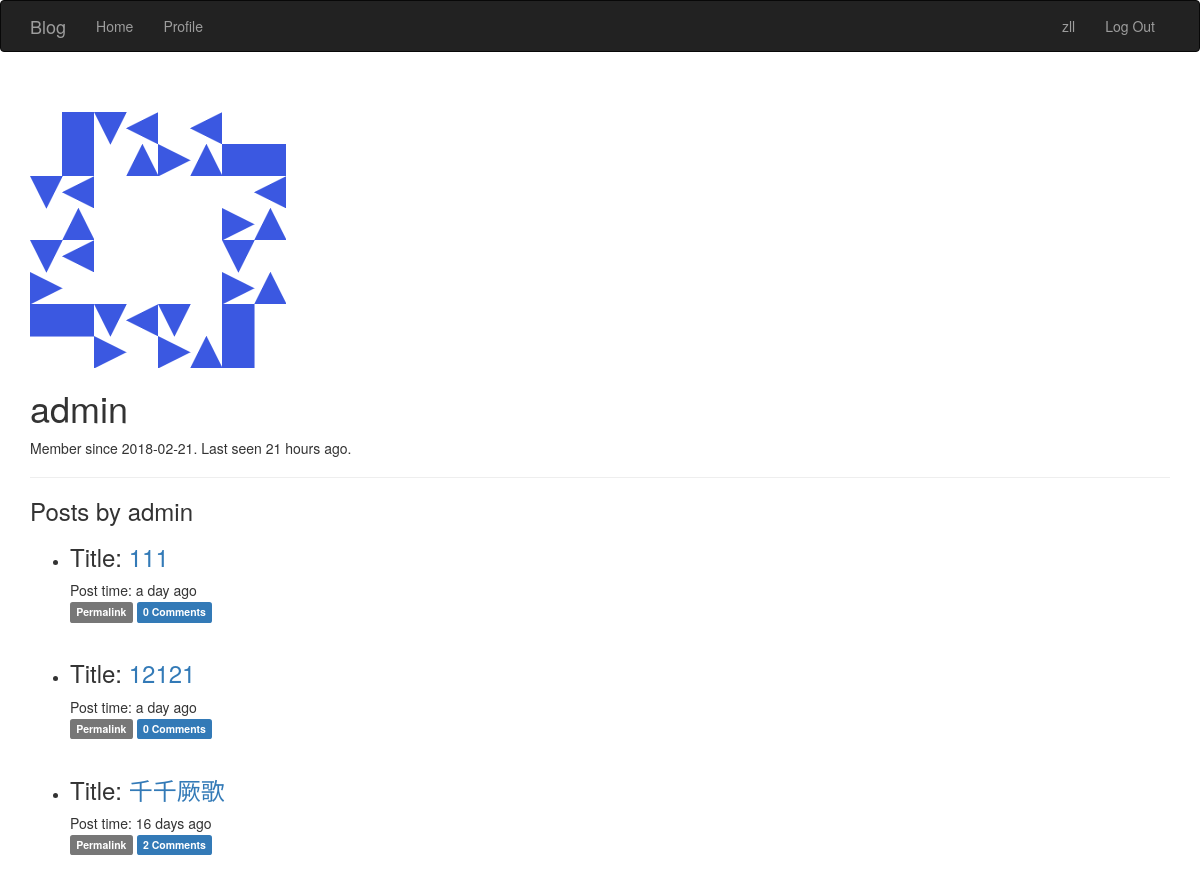
The app's page /user/admin (signed in) with its own data.
### app/models.py (models this page shows, shortened)
class User(UserMixin, db.Model):
    __tablename__ = 'users'
    id = db.Column(db.Integer, primary_key=True)
    username = db.Column(db.String(64), unique=True, index=True)
    role_id = db.Column(db.Integer, db.ForeignKey('roles.id'))
    password_hash = db.Column(db.String(128))
    email = db.Column(db.String(64), unique=True, index=True)
    posts = db.relationship('Post', backref = 'author', lazy = 'dynamic')
    avatar_hash = db.Column(db.String(32))
    name = db.Column(db.String(64))#real name
    location = db.Column(db.String(64))
    about_me = db.Column(db.Text())
    member_since = db.Column(db.DateTime(), default=datetime.utcnow)
    last_seen = db.Column(db.DateTime(), default=datetime.utcnow)
    avatar = db.Column(db.String(128), default=None)
    comments = db.relationship('Comment', backref='author', lazy='dynamic')
    def ping(self):
        self.last_seen = datetime.utcnow()
        db.session.add(self)
    def can(self, permissions):
        return self.role is not None and (self.role.permissions & permissions) == permissions
    def is_administrator(self):
        return self.can(PERMISSION.ADMIN)
    @property
    def password(self):
        raise AttributeError('password is not a readable attribute')

class Post(db.Model):
    __tablename__ = 'posts'
    id = db.Column(db.Integer, primary_key=True)
    title  = db.Column(db.String, default='this blog')
    body = db.Column(db.Text)
    timestamp = db.Column(db.DateTime, index=True, default=datetime.utcnow)
    author_id = db.Column(db.Integer, db.ForeignKey('users.id'))
    body_html = db.Column(db.Text)#保存转换后markdown文章的html代码
    comments = db.relationship('Comment', backref='post', lazy='dynamic')

### app/main/views.py (the view)
@main.route('/user/<username>')
def user(username):
    user = User.query.filter_by(username=username).first_or_404()
    posts = user.posts.order_by(Post.timestamp.desc()).all()
    return render_template('user.html',user=user, posts=posts)

### app/auth/views.py (called while the page is built)
@auth.before_app_request
def before_request():
    if current_user.is_authenticated:
        current_user.ping()

### app/main/__init__.py (called while the page is built)
@main.app_context_processor
def inject_permissions():
    return dict(Permission=PERMISSION)

### app/models.py (called while the page is built)
@login_manager.user_loader
def load_user(user_id):
    return User.query.get(int(user_id))

### app/templates/user.html (shortened to what this page needs)
{% extends "base.html" %}
{% block page_content %}
<div class="page-header">
<img class="img-rounded profile=tunmbnail" src="/static/avatar/large.png">
    <div class="profile-header">
        <h1>{{ user.username }}</h1>
        <p>Member since {{ moment(user.member_since).format('YYYY-MM-DD') }}.
            Last seen {{ moment(user.last_seen).fromNow() }}.
        </p>
    </div>
</div>
    <h3>Posts by {{ user.username }}</h3>
    <ul class="posts">
    {% for post in posts %}
    <li class="post">
        <div class="post-title">
            <h3>Title: <a href="{{ url_for('.post', id=post.id) }}">{{ post.title }} </a></h3>
        </div>
        <div class="post-content">
            <div class="post-date">Post time: {{ moment(post.timestamp).fromNow() }}</div>
            <div class="post-footer">
                <a href="{{ url_for('.post', id=post.id)}}">
                    <span class="label label-default">Permalink</span>
                    <a href="{{ url_for('.post', id=post.id) }}#comments">
                    <span class="label label-primary">{{ post.comments.count() }} Comments</span>
                    </a>
                </a>
            </div><br>
        </div>
    </li>
    {% endfor %}
</ul>
{% endblock %}

### app/templates/base.html (shortened to what this page needs)
{% extends "bootstrap/base.html" %}
{% block head %}
{{ super() }}
{% endblock %}
{% block navbar %}
<div class="navbar navbar-inverse" role="navigation">
    <div class="container">
        <div class="navbar-header">
            <a class="navbar-brand" href="/">Blog</a>
        </div>
        <div class="navbar-collapse collapse">
            <ul class="nav navbar-nav">
                <li><a href="/">Home</a></li>
                {% if current_user.is_authenticated %}
                <li><a href="{{ url_for('main.user', username=current_user.username) }}">
                    Profile</a></li>
                {% endif %}
            </ul>
            <ul class="nav navbar-nav navbar-right">
                {% if current_user.is_authenticated %}
                    <li><a href="{{ url_for('main.user', username=current_user.username) }}">{{ current_user.username }}</a></li>
                    <li><a href="{{ url_for('auth.logout') }}">Log Out</a></li>
                {% else %}
                    <li><a href="{{ url_for('auth.login') }}">Log In</a> </li>
                {% endif %}
            </ul>
        </div>
    </div>
</div>
{% endblock %}
{% block content %}
<div class="container">
    {% block page_content %}{% endblock %}
</div>
{% endblock %}

### records on screen
User: username "zll"
User: username "admin", member_since "2018-02-21", last_seen "21 hours ago"
Post: title "111", timestamp "a day ago", comments.count "0"
Post: title "12121", timestamp "a day ago", comments.count "0"
Post: title "千千厥歌", timestamp "16 days ago", comments.count "2"
